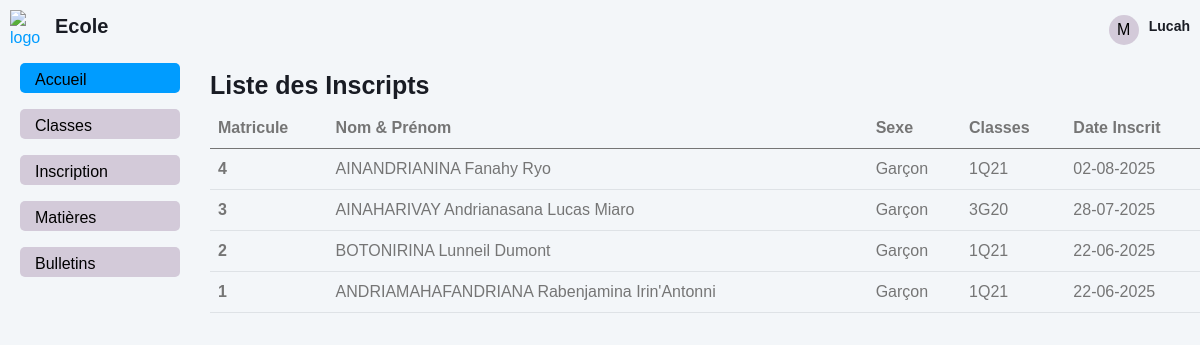
The app's page /home.php (signed in) with its own data.
### tables this page shows
CREATE TABLE `responsable` (
  `responsable_id` int(10) NOT NULL AUTO_INCREMENT,
  `nom_responsable` varchar(100) NOT NULL,
  `prenom_responsable` varchar(100) NOT NULL,
  `username` varchar(100) NOT NULL,
  `password` varchar(100) DEFAULT NULL,
  `compte` varchar(100) NOT NULL,
  `image` varchar(100) DEFAULT NULL,
  PRIMARY KEY (`responsable_id`),
  UNIQUE KEY `username` (`username`)
);

CREATE TABLE `eleves` (
  `eleve_id` int(10) NOT NULL AUTO_INCREMENT,
  `numero` int(10) DEFAULT NULL,
  `nom_eleve` varchar(100) DEFAULT NULL,
  `prenom_eleve` varchar(100) DEFAULT NULL,
  `sexe_eleve` varchar(50) DEFAULT NULL,
  `date_naissance` date DEFAULT NULL,
  `lieu_naissance` varchar(50) DEFAULT NULL,
  `status` varchar(50) DEFAULT NULL,
  `adresse` varchar(50) DEFAULT NULL,
  `tel_eleve` varchar(50) DEFAULT NULL,
  `etablissement_orign` varchar(50) DEFAULT NULL,
  `annee_scolaire` varchar(50) DEFAULT NULL,
  `date_inscrit` date DEFAULT NULL,
  `nom_pere` varchar(100) DEFAULT NULL,
  `profession_pere` varchar(50) DEFAULT NULL,
  `tel_pere` varchar(50) DEFAULT NULL,
  `nom_mere` varchar(100) DEFAULT NULL,
  `profession_mere` varchar(50) DEFAULT NULL,
  `tel_mere` varchar(50) DEFAULT NULL,
  `nom_tuteur` varchar(100) DEFAULT NULL,
  `profession_tuteur` varchar(50) DEFAULT NULL,
  `tel_tuteur` varchar(50) DEFAULT NULL,
  `classe_id` int(10) DEFAULT NULL,
  PRIMARY KEY (`eleve_id`),
  KEY `classe_id` (`classe_id`)
);

CREATE TABLE `classes` (
  `classe_id` int(10) NOT NULL AUTO_INCREMENT,
  `nom_classe` varchar(100) NOT NULL,
  `niveau` varchar(50) DEFAULT NULL,
  `annee_debut` year(4) DEFAULT NULL,
  `annee_fin` year(4) DEFAULT NULL,
  `salle` varchar(50) DEFAULT NULL,
  PRIMARY KEY (`classe_id`)
);

### home.php (the view, shortened to what this page needs)
<?php
    require "./back/database.php";
    $sql = "SELECT a.*,
            b.classe_id,
            b.nom_classe
            FROM eleves a
            LEFT JOIN classes b
            ON a.classe_id = b.classe_id
            ORDER BY a.eleve_id DESC
            LIMIT 20";
    $stmt = $pdo->query($sql);
    $stmt->execute();
    $eleves = $stmt->fetchAll();
    $sql_compte = "SELECT image FROM responsable WHERE responsable_id = ?";
    $stmt_compte = $pdo->prepare($sql_compte);
    $stmt_compte->execute([$_SESSION['responsable_id']]);
    $comptes = $stmt_compte->fetchAll();
?>
<!DOCTYPE html>
<html lang="en">
<?php require './includes/head.php' ?>
<body>
    <?php require './includes/navbar.php' ?>
    <div class="container-xxl position-relative d-flex p-0" style="margin-top: 100px;">
        <div class="sidebar" style="width: 200px; padding: 0 20px; " >
            <nav class="navbar bg-light">
                <div class="navbar-nav w-100" style="margin-top: 25px">
                    <ul>
                        <li>
                            <a href="home.php" class="nav-link active">Accueil</a>
                        </li>
                        <li>
                            <a href="./classes/" class="nav-link">Classes</a>
                        </li>
                        <li>
                            <a href="./inscription.php" class="nav-link">Inscription</a>
                        </li>
                        <li>
                            <a href="./matieres/" class="nav-link">Matières</a>
                        </li>
                        <li>
                            <a href="index.php" class="nav-link">Bulletins</a>
                        </li>
                    </ul>
                </div>
            </nav>
        </div>
        <div class="col-right">
            <div class="tp">
                <div class="col-classe-l">
                    <h1>Liste des Inscripts</h1>
                </div>
            </div>
            <div class="bd" style="margin-top: 0">
                <?php if (count($eleves) > 0):  ?>
                    <table class="table table-hover">
                        <thead>
                            <tr>
                                <th class="col">Matricule</th>
                                <th class="col">Nom & Prénom</th>
                                <th class="col">Sexe</th>
                                <th class="col">Classes</th>
                                <th class="col">Date Inscrit</th>
                            </tr>
                        </thead>
                        <tbody>
                            <?php foreach ( $eleves as $eleve ): ?>
                                <tr>
                                    <th scope="row">
                                        <?= $eleve['eleve_id'] ?>
                                    </th>
                                    <td>
                                        <?=  $eleve['nom_eleve'] ?>
                                        <?=  $eleve['prenom_eleve'] ?>
                                    </td>
                                    <td>
                                        <?=  $eleve['sexe_eleve'] ?>
                                    </td>
                                    <td>
                                        <?= $eleve['nom_classe']; ?>
                                    </td>
                                    <td>
                                        <?php
                                            $get_date_inscrit = new DateTime($eleve['date_inscrit']);
                                            $date_inscrit = $get_date_inscrit->format('d-m-Y');
                                            echo $date_inscrit;
                                        ?>
                                    </td>
                                </tr>
                            <?php endforeach; ?>
                        </tbody>
                    </table>
                <?php else: ?>
                    <h5>Aucun élève inscrit</h5>
                <?php endif; ?>
            </div>
        </div>
    </div>
</body>
</html>

### includes/navbar.php (shortened to what this page needs)
<nav class="navbar navbar-expand sticky-top" style="display: flex; justify-content: space-between; margin: 0; padding: 10px">
    <a  href="./home.php" class="text-primary" style="display: flex; gap: 10px; align-items: center">
        <img src="./assets/img/logo-ecole" alt="logo" style="width: 35px">
        <h3 style="font-size: 20px">Ecole</h3>
    </a>
    <div class="menu">
            <?php foreach ( $comptes as $compte ): ?>
            <button class="btn-menu" id="menu">
                <?php if (!empty($compte['image'])): ?>
                    <img src="./assets/img/<?= $compte['image'] ?>" alt="Image" width="25">
                <?php else: ?>
                    M
                <?php endif; ?>
            </button>
            <?php endforeach; ?>
            <div class="menu-name">
                <h4><?= $_SESSION['username'] ?></h4>
            </div>
    </div>
</nav>

### assets/css/style.css (style rules this page uses)
:root { --primary: #009CFF; --light: #F3F6F9; --dark: #191C24; }
.sidebar { position: fixed; top: 30px; left: 0; bottom: 0; width: 200px; height: 100vh; overflow-y: auto; transition: 0.5s; z-index: 999; padding: 0 20px; }
@media (min-width: 992px) { .sidebar { margin-left: 0; } }
.navbar.navbar-expand .menu { display: flex; align-items: center; gap: 10px; }
.navbar.navbar-expand .menu button.btn-menu { width: 30px; height: 30px; background: #d3cad9; border: 0; border-radius: 50%; }
.navbar.navbar-expand .menu .menu-name { height: 25px; display: flex; }
.navbar.navbar-expand .menu .menu-name h4 { font-size: 14px; }
.sidebar .navbar-nav ul { list-style: none; padding-left: 0; }
.sidebar .navbar-nav .nav-link { height: 30px; padding: 5px 15px; color: #000; font-weight: 500; outline: none; background: #d3cad9; margin-bottom: 1rem; border-radius: 5px; }
.sidebar .navbar-nav .nav-link:hover, .sidebar .navbar-nav .nav-link.active { background: #009CFF; }
.col-right { position: relative; width: 83%; top: -90px; left: 210px; }
.tp { display: flex; justify-content: space-between; }
.bd { margin-top: 20px; }
.col-classe-l h1 { font-size: 25px; }

### records on screen
responsable: shows "M"
eleves: eleve_id "4", nom_eleve "AINANDRIANINA", prenom_eleve "Fanahy Ryo", sexe_eleve "Garçon", classes.nom_classe "1Q21", date_inscrit "02-08-2025"
eleves: eleve_id "3", nom_eleve "AINAHARIVAY Andrianasana", prenom_eleve "Lucas Miaro", sexe_eleve "Garçon", classes.nom_classe "3G20", date_inscrit "28-07-2025"
eleves: eleve_id "2", nom_eleve "BOTONIRINA", prenom_eleve "Lunneil Dumont", sexe_eleve "Garçon", classes.nom_classe "1Q21", date_inscrit "22-06-2025"
eleves: eleve_id "1", nom_eleve "ANDRIAMAHAFANDRIANA", prenom_eleve "Rabenjamina Irin'Antonni", sexe_eleve "Garçon", classes.nom_classe "1Q21", date_inscrit "22-06-2025"

### other values on screen
$_SESSION['username'] "Lucah"
